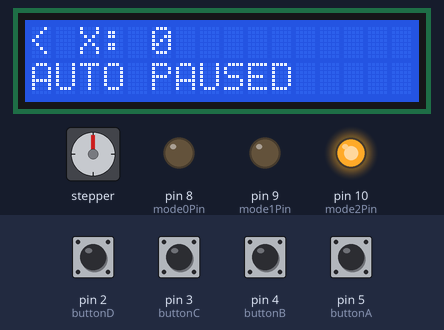
A sketch run on a simulated Arduino Uno, built with avr-gcc and run on an emulated ATmega328P. Shown: stepper motor, 16×2 character LCD, output pins drawn as LEDs (lit = HIGH). Wiring (inferred from the names in the program): stepper motor driver (200 steps per turn assumed): step pin 6; direction pin 7. Inputs (shaded band) come from the test bench; at power-on: pin 2 (buttonD), pin 3 (buttonC), pin 4 (buttonB), pin 5 (buttonA) HIGH. Pins used as bus, display or sensor lines are not drawn.

Above: at 1.2 s.
1.3 s: pin 3 (buttonC) pulled LOW for 0.15 s
At 1.9 s:
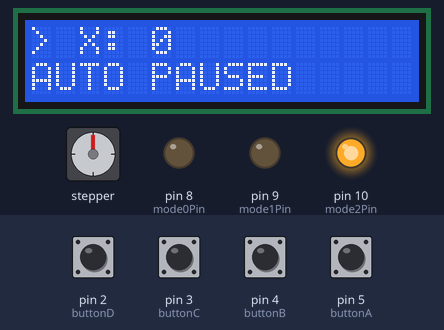
2.9 s: pin 5 (buttonA) pulled LOW for 0.15 s
At 3.7 s:
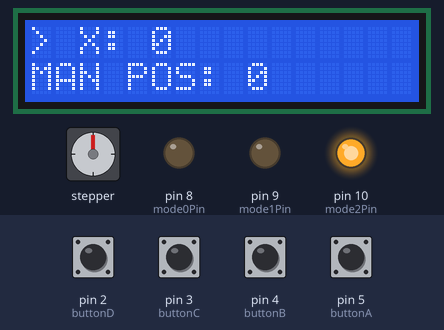
4.5 s: pin 4 (buttonB) pulled LOW for 0.15 s
At 5.7 s:
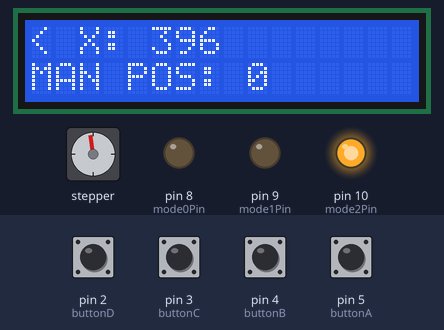
7.6 s: pin 5 (buttonA) pulled LOW for 1 s
At 8.1 s:
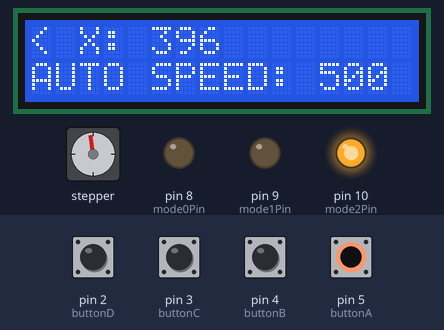
10.1 s: pin 2 (buttonD) pulled LOW for 0.15 s
At 10.31 s:
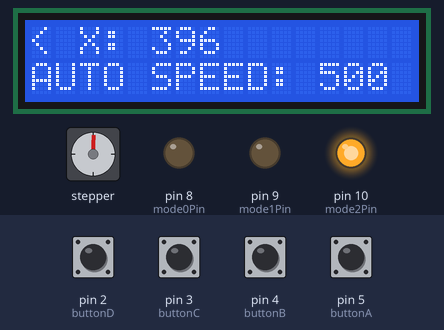
10.8 s: pin 5 (buttonA) pulled LOW for 0.15 s
At 11.21 s:
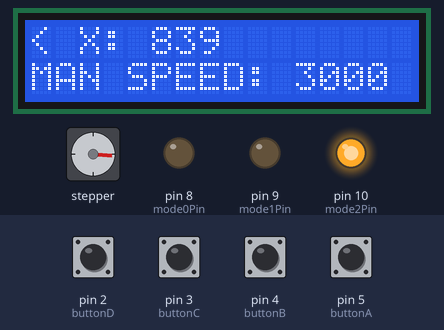
Timing chart, 0 to 15.5 s (numbered marks = the images above; inputs shaded):
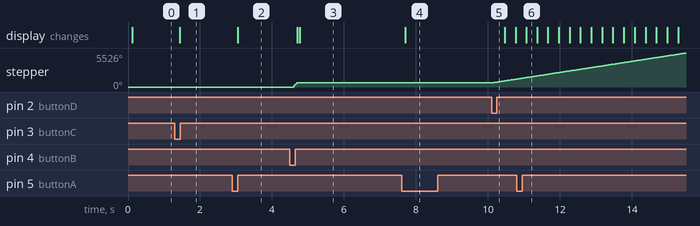

Measured:
- after the input at 1.3 s, the display: changes after 0.13 s (image 1)
- after the input at 2.9 s, the display: changes after 0.15 s (image 2)
- after the input at 4.5 s, stepper: turns 712° clockwise in 0.10 s, starting after 0.10 s; the display: first changes after 0.20 s (image 3 shows a later state)
- after the input at 7.6 s, the display: changes after 0.11 s (image 4)
- after the input at 10.1 s, stepper: turns 584° clockwise in 0.65 s, starting after 0.05 s
- after the input at 10.8 s, the display: changes after 0.26 s (image 6)

The sketch:

bb420_alpha.ino
```cpp
// BB420 alpha version


#include <Wire.h>
#include <LCD.h>
#include <LiquidCrystal_I2C.h> // includes the LiquidCrystal Library
LiquidCrystal_I2C	lcd(0x27,2,1,0,4,5,6,7); // 0x27 is the I2C bus address for an unmodified backpack
// Constants
const int MODE_AUTO = 0;
const int MODE_MANUAL = 1;
const int MODE_SETAUTOSPEED = 2;
const int MODE_SETMANSPEED = 3;
const int LEFT = 1;
const int RIGHT = 0;

// Button Pins
const int buttonA = 5;
const int buttonB = 4;
const int buttonC = 3;
const int buttonD = 2;

// Stepper Pins
const int stepPin = 6;
const int dirPin = 7;
const int mode0Pin = 8;
const int mode1Pin = 9;
const int mode2Pin = 10;


// Initial States
volatile long pulseCount = 0;
int autoSpeed = 500;
int manSpeed = 3000;

int mode0State = LOW;
int mode1State = LOW;
int mode2State = HIGH;

boolean modeButtonHasReset = true;
boolean selectButtonHasReset = true;
boolean leftButtonHasReset = true;
boolean rightButtonHasReset = true;
boolean rightPressed = false;
boolean leftPressed = false;
boolean autoPaused = true;
boolean emergencyStop = true;

int buttonStateA;
int buttonStateB;
int buttonStateC;
int buttonStateD;

int lastButtonStateA = HIGH;
int lastButtonStateB = HIGH;
int lastButtonStateC = HIGH;
int lastButtonStateD = HIGH;

unsigned long lastDebounceTimeA = 0;
unsigned long lastDebounceTimeB = 0;
unsigned long lastDebounceTimeC = 0;
unsigned long lastDebounceTimeD = 0;
unsigned long debounceDelay = 50;

unsigned long lastFrameTime = 0;

int mode = MODE_AUTO;
int railDirection = LEFT;
int frame = 0;
long railPos = 0;


void setup() {
  //setup Timer1
  cli();
  TCCR1A = 0b00000000;
  TCCR1B = 0b00001001;
  TIMSK1 |= 0b00000010;       //set for output compare interrupt
  OCR1A = 16000000/autoSpeed - 1;
  sei();                      //enables interrups. Use cli() to turn them off

  lcd.begin(16,2); // Initializes the interface to the LCD screen, and specifies the dimensions (width and height) of the display
  lcd.setBacklightPin(3,POSITIVE);
  lcd.setBacklight(HIGH);
  lcd.noCursor();
  pinMode(buttonA, INPUT_PULLUP);
  pinMode(buttonB, INPUT_PULLUP);
  pinMode(buttonC, INPUT_PULLUP);
  pinMode(buttonD, INPUT_PULLUP);
  pinMode(stepPin, OUTPUT);
  pinMode(dirPin, OUTPUT);
  pinMode(mode0Pin, OUTPUT);
  pinMode(mode1Pin, OUTPUT);
  pinMode(mode2Pin, OUTPUT);
  digitalWrite(mode0Pin, mode0State);
  digitalWrite(mode1Pin, mode1State);
  digitalWrite(mode2Pin, mode2State);
  digitalWrite(dirPin, railDirection);
}

void loop() {
  unsigned long currentFrameTime = millis();
  boolean drawFrame = false;
  if(currentFrameTime - lastFrameTime > 100){
    drawFrame = true;
    lastFrameTime = currentFrameTime;
  }
  frame++;
  if(drawFrame){
    lcd.clear();
  }

  // Debounce buttons
  int readingA = digitalRead(buttonA);
  int readingB = digitalRead(buttonB);
  int readingC = digitalRead(buttonC);
  int readingD = digitalRead(buttonD);
  if (readingA != lastButtonStateA) {
    // reset the debouncing timer
    lastDebounceTimeA = millis();
  }
  if ((millis() - lastDebounceTimeA) > debounceDelay) {
    if (readingA != buttonStateA) {
      buttonStateA = readingA;
    }
  }
  lastButtonStateA = readingA;

  if (readingB != lastButtonStateB) {
    // reset the debouncing timer
    lastDebounceTimeB = millis();
  }
  if ((millis() - lastDebounceTimeB) > debounceDelay) {
    if (readingB != buttonStateB) {
      buttonStateB = readingB;
    }
  }
  lastButtonStateB = readingB;

  if (readingC != lastButtonStateC) {
    // reset the debouncing timer
    lastDebounceTimeC = millis();
  }
  if ((millis() - lastDebounceTimeC) > debounceDelay) {
    if (readingC != buttonStateC) {
      buttonStateC = readingC;
    }
  }
  lastButtonStateC = readingC;

  if (readingD != lastButtonStateD) {
    // reset the debouncing timer
    lastDebounceTimeD = millis();
  }
  if ((millis() - lastDebounceTimeD) > debounceDelay) {
    if (readingD != buttonStateD) {
      buttonStateD = readingD;
    }
  }
  lastButtonStateD = readingD;

  //
  // Actions for MODE button
  if(buttonStateA==LOW){
    if(modeButtonHasReset){
      mode++;
    }
    modeButtonHasReset = false;
    if(mode > MODE_SETMANSPEED){
      mode = MODE_AUTO;
    }
  }
  if(buttonStateA==HIGH){
    modeButtonHasReset = true;
  }

  //
  // Actions for LEFT button
  if(buttonStateB==LOW){
    if(leftButtonHasReset){
      if(mode==MODE_AUTO || mode==MODE_MANUAL){
        railDirection = LEFT;
        digitalWrite(dirPin, railDirection);
      }
      if(mode==MODE_SETAUTOSPEED){
          autoSpeed-=10;
          OCR1A = 16000000/autoSpeed - 1;
      }
      if(mode==MODE_SETMANSPEED){
          manSpeed-=10;
          //OCR1A = 16000000/manSpeed - 1;
      }
    }
    if(mode==MODE_MANUAL){
       OCR1A = 16000000/manSpeed - 1;
       emergencyStop = false;
       leftPressed = true;
    }
    leftButtonHasReset = false;
  }
  if(buttonStateB==HIGH){
    leftButtonHasReset = true;
  }
  if(buttonStateB==HIGH && leftPressed ){
     OCR1A = 16000000/autoSpeed - 1;
     emergencyStop = true;
     leftPressed = false;
  }

  //
  // Actions for RIGHT button
  if(buttonStateC==LOW){
    if(rightButtonHasReset){
      if(mode==MODE_AUTO || mode==MODE_MANUAL){
        railDirection = RIGHT;
        digitalWrite(dirPin, railDirection);
      }
      if(mode==MODE_SETAUTOSPEED){
          autoSpeed+=10;
          OCR1A = 16000000/autoSpeed - 1;
      }
      if(mode==MODE_SETMANSPEED){
          manSpeed+=10;
          //OCR1A = 16000000/manSpeed - 1;
      }
    }
    if(mode==MODE_MANUAL){
      OCR1A = 16000000/manSpeed - 1;
      emergencyStop = false;
      rightPressed = true;
    }
    rightButtonHasReset = false;
  }
  if(buttonStateC==HIGH){
    rightButtonHasReset = true;
  }
  if(buttonStateC==HIGH && rightPressed ){
     OCR1A = 16000000/autoSpeed - 1;
     emergencyStop = true;
     rightPressed = false;
  }

  //
  // Actions for SELECT button
  if(buttonStateD==LOW){
    if(selectButtonHasReset){
      // invert stop flag
      emergencyStop = !emergencyStop;

    }
    selectButtonHasReset = false;

  }
  if(buttonStateD==HIGH){
    selectButtonHasReset = true;
  }
  // Mode actions
  if(drawFrame){
    lcd.setCursor(0,1);
  }
  if(mode==MODE_AUTO){
    if(drawFrame){
      lcd.print("AUTO ");
      if(autoPaused){
        lcd.print("PAUSED");
      }
      else{
        lcd.print("RUNNING");
      }
    }
    if(!autoPaused){
      moveRail();
    }
  }
  if(mode==MODE_MANUAL){
    if(drawFrame){
      lcd.print("MAN POS: ");
      lcd.print(railPos);
    }
  }
  if(mode==MODE_SETAUTOSPEED){
    if(drawFrame){
      lcd.print("AUTO SPEED: ");
      lcd.print(autoSpeed);
    }
  }
  if(mode==MODE_SETMANSPEED){
    if(drawFrame){
      lcd.print("MAN SPEED: ");
      lcd.print(manSpeed);
    }
  }
  if(drawFrame){
    lcd.setCursor(0,0);
    if(railDirection == LEFT){
      lcd.print("<");
    }
    if(railDirection == RIGHT){
      lcd.print(">");
    }
    lcd.print(" X: ");
    lcd.print(pulseCount);
  }
  //delay(1);
}

void moveRail(){
  if(railDirection == LEFT){
    railPos--;
  }
  if(railDirection == RIGHT){
    railPos++;
  }
}

ISR(TIMER1_COMPA_vect) {
    if(!emergencyStop){
      digitalWrite(stepPin, HIGH);       // Driver only looks for rising edge
      digitalWrite(stepPin, LOW);        //  DigitalWrite executes in 16 us
      if(railDirection == LEFT){
        pulseCount++;
      }
      else{
        pulseCount--;
      }

      //Generate Rising Edge
      //PORTL =  PORTL |= 0b00001000;   //Direct Port manipulation executes in 450 ns  => 16x faster!
      //PORTL =  PORTL &= 0b11110111;
      //Location = Location + 250 * DirFlag ;  //Updates Location (based on 4000 Pulses/mm)
    }
}
```
